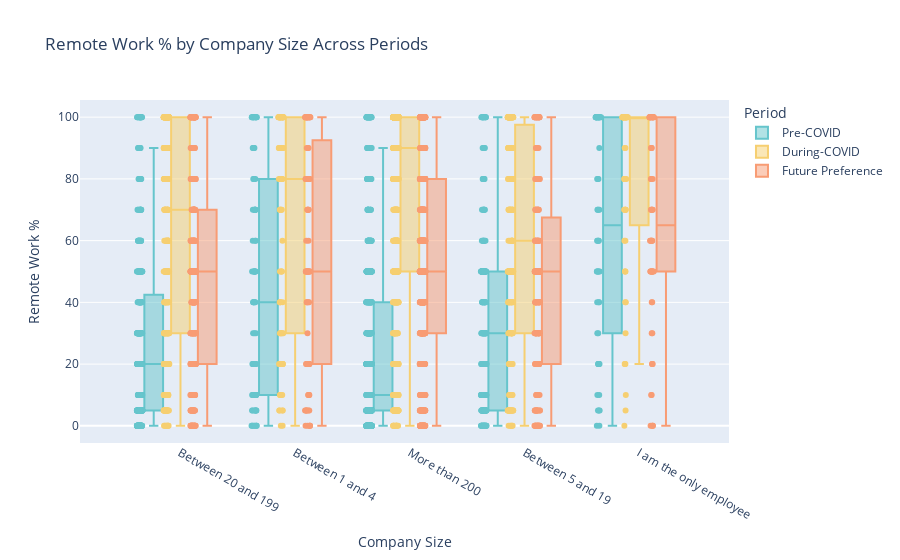

Notebook code cell kept with this figure:
### Code cell
# Company size x Remote Work
fig_size = px.box(
    viz_long,
    x="org_size",
    y="remote_pct",
    color="period",
    points="all",
    title="Remote Work % by Company Size Across Periods",
    labels={"org_size": "Company Size", "remote_pct": "Remote Work %", "period": "Period"},
    color_discrete_sequence=px.colors.qualitative.Pastel
)
# Optional: reorder sizes if textual
size_order = ["1–10", "11–50", "51–200", "201–500", "500+"]
fig_size.update_xaxes(categoryorder="array", categoryarray=size_order)
fig_size.show()

### Figure 1 — Plotly figure (JSON) as saved in the notebook; plotly's stock layout.template omitted (floating-point values rounded to 4 significant figures; data arrays with more than 128 entries replaced by an {"elided": "..."} marker saying what was removed)
{"data": [{"alignmentgroup": "True", "boxpoints": "all", "hovertemplate": "Period=Pre-COVID<br>Company Size=%{x}<br>Remote Work %=%{y}<extra></extra>", "legendgroup": "Pre-COVID", "marker": {"color": "rgb(102, 197, 204)"}, "name": "Pre-COVID", "notched": false, "offsetgroup": "Pre-COVID", "orientation": "v", "showlegend": true, "type": "box", "x": {"elided": "1371 str values"}, "x0": " ", "xaxis": "x", "y": {"elided": "1371 float values"}, "y0": " ", "yaxis": "y"}, {"alignmentgroup": "True", "boxpoints": "all", "hovertemplate": "Period=During-COVID<br>Company Size=%{x}<br>Remote Work %=%{y}<extra></extra>", "legendgroup": "During-COVID", "marker": {"color": "rgb(246, 207, 113)"}, "name": "During-COVID", "notched": false, "offsetgroup": "During-COVID", "orientation": "v", "showlegend": true, "type": "box", "x": {"elided": "1371 str values"}, "x0": " ", "xaxis": "x", "y": {"elided": "1371 float values"}, "y0": " ", "yaxis": "y"}, {"alignmentgroup": "True", "boxpoints": "all", "hovertemplate": "Period=Future Preference<br>Company Size=%{x}<br>Remote Work %=%{y}<extra></extra>", "legendgroup": "Future Preference", "marker": {"color": "rgb(248, 156, 116)"}, "name": "Future Preference", "notched": false, "offsetgroup": "Future Preference", "orientation": "v", "showlegend": true, "type": "box", "x": {"elided": "1371 str values"}, "x0": " ", "xaxis": "x", "y": {"elided": "1371 float values"}, "y0": " ", "yaxis": "y"}], "layout": {"boxmode": "group", "legend": {"title": {"text": "Period"}, "tracegroupgap": 0}, "title": {"text": "Remote Work % by Company Size Across Periods"}, "xaxis": {"anchor": "y", "categoryarray": ["1–10", "11–50", "51–200", "201–500", "500+"], "categoryorder": "array", "domain": [0, 1], "title": {"text": "Company Size"}}, "yaxis": {"anchor": "x", "domain": [0, 1], "title": {"text": "Remote Work %"}}}}
